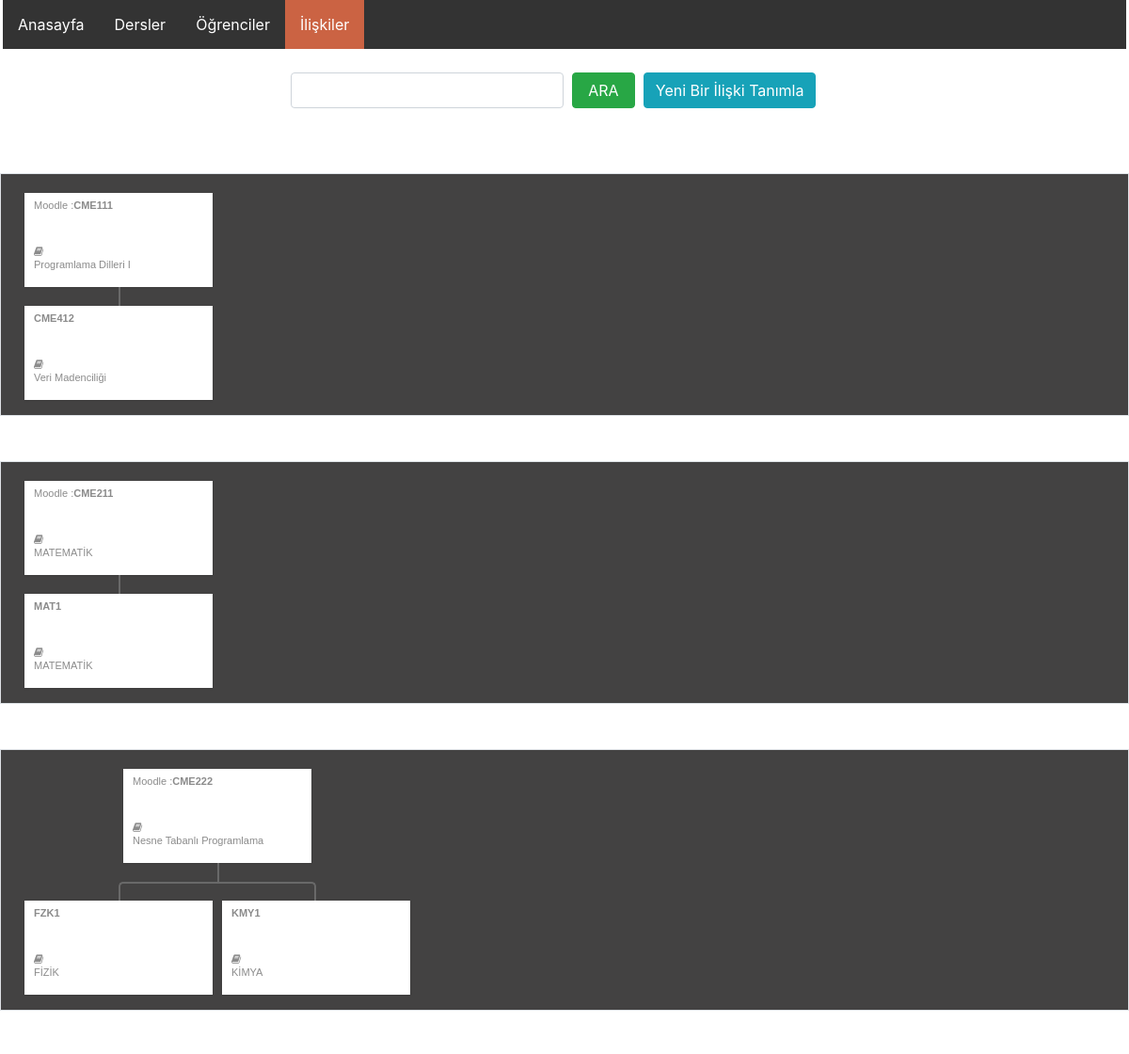
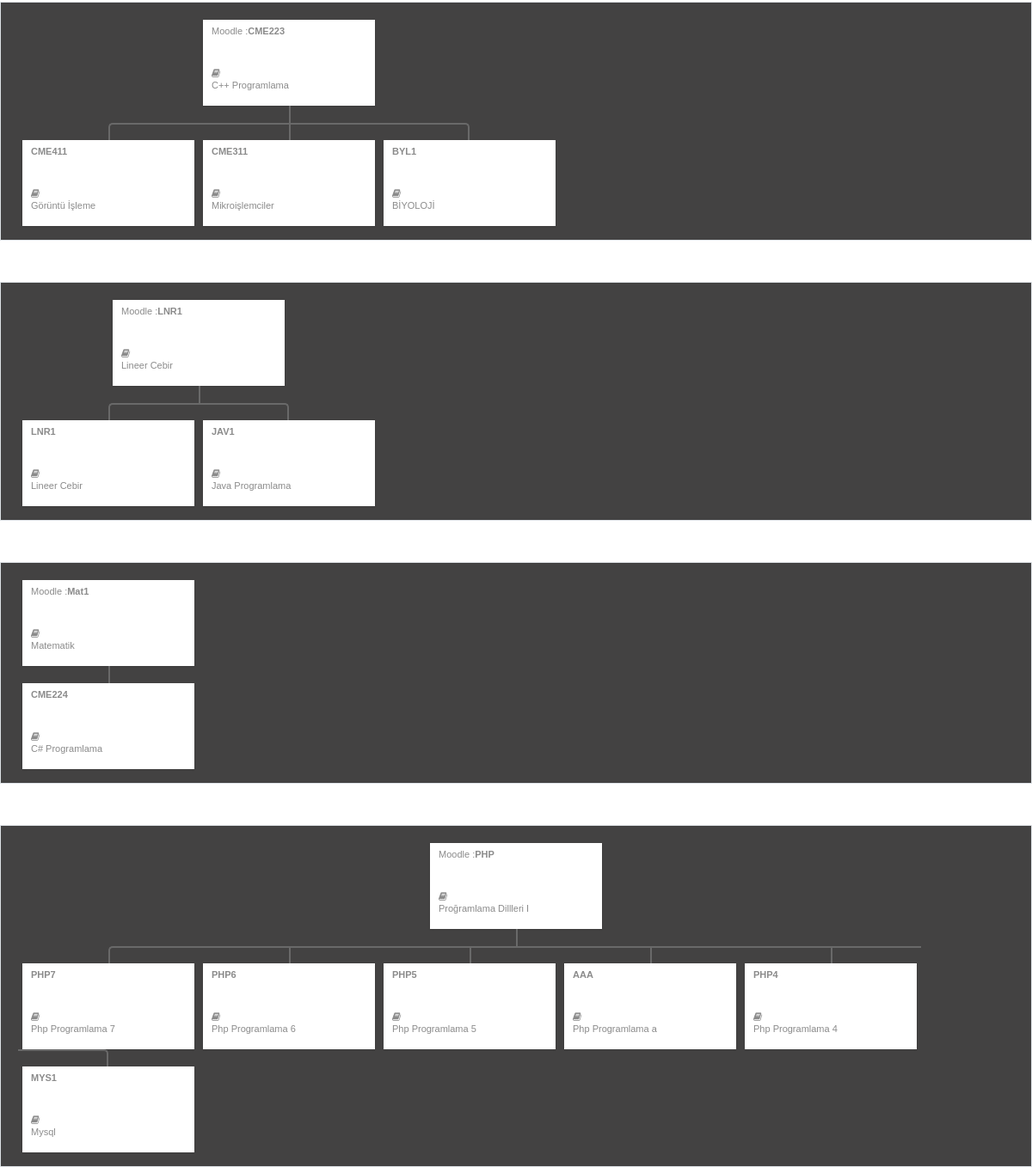
/iliskiler.php, run on the app's committed database (2 pictures, top to bottom).
### tables this page shows
CREATE TABLE `ders_baginti` (
  `id` int(11) NOT NULL,
  `obs_kisa_ad` varchar(233) NOT NULL,
  `obs_adi` varchar(255) NOT NULL,
  `moodle_kisa_ad` varchar(233) NOT NULL,
  `moodle_adi` varchar(255) NOT NULL,
  `ekli_mi` int(11) NOT NULL
);

### iliskiler.php (called while the page is built, shortened)
<?php
include('model/System.php');
$ara = false;
$data = array(
    'iliskiler' => $sys->ders_iliskileri($ara),
    'ara_value' => $ara,
);
include('view/header.php');
include('view/iliskiler.php');
include('view/footer.php');

### model/System.php (called while the page is built, shortened)
<?php
class System {
    public $db_arakatman;
    function __construct(){
        $this->baglan_moodle_sistemi();
        $this->baglan_arakatman_sistemi();
    }
    public function baglan_moodle_sistemi(){
        $host = MOODLE_HOST;
        $dbname = MOODLE_DB_NAME;
        $user = MOODLE_DB_USER;
        $pass = MOODLE_DB_PASS;
        try {
            $this->db_moodle = new PDO("mysql:host={$host};dbname={$dbname};charset=utf8", "{$user}", "{$pass}");
            $this->db_moodle->query("SET NAMES 'utf8'");
            $this->db_moodle->query("SET CHARACTER SET utf8");
            $this->db_moodle->query("SET COLLATION_CONNECTION = 'utf8_turkish_ci'");
        } catch ( PDOException $e ){
            print $e->getMessage();
        }
    }
    public function baglan_arakatman_sistemi(){
        $host = HOST;
        $dbname = DB_NAME;
        $user = DB_USER;
        $pass = DB_PASS;
        try {
            $this->db_arakatman = new PDO("mysql:host={$host};dbname={$dbname};charset=utf8", "{$user}", "{$pass}");
            $this->db_arakatman->query("SET NAMES 'utf8'");
            $this->db_arakatman->query("SET CHARACTER SET utf8");
            $this->db_arakatman->query("SET COLLATION_CONNECTION = 'utf8_turkish_ci'");
            $this->db_arakatman->setAttribute(PDO::ATTR_EMULATE_PREPARES, FALSE);
        } catch ( PDOException $e ){
            print $e->getMessage();
        }
    }
    public function ders_iliskileri($ara=false){
        if($ara){
            $cek = $this->db_arakatman->prepare("SELECT * FROM `ders_baginti` WHERE obs_kisa_ad LIKE ? OR moodle_kisa_ad LIKE ? OR obs_adi LIKE ? OR moodle_adi LIKE ? GROUP BY moodle_kisa_ad");
            $cek->execute(array('%'.$ara.'%','%'.$ara.'%','%'.$ara.'%','%'.$ara.'%'));
        } else {
            $cek = $this->db_arakatman->prepare("SELECT * FROM `ders_baginti` GROUP BY moodle_kisa_ad");
            $cek->execute();
        }
        $array = $cek->fetchAll(PDO::FETCH_ASSOC);
        $veriler = array();
        foreach($array as $val){
            $veriler[] = array(
                'ders' => $val['moodle_kisa_ad'],
                'ders_adi' => $val['moodle_adi'],
                'alt_elemanlari' => $this->ders_iliskileri_alt_bul($val['moodle_kisa_ad']),
            );
        }
        return $veriler;
    }
    public function ders_iliskileri_alt_bul($gelen_kisa_ad){
        $cek = $this->db_arakatman->prepare("SELECT obs_kisa_ad,obs_adi FROM `ders_baginti` WHERE moodle_kisa_ad = ?");
        $cek->execute(array($gelen_kisa_ad));
        $array = $cek->fetchAll(PDO::FETCH_ASSOC);
        return $array;
    }
}
$sys = new System();

### view/iliskiler.php (the view, shortened to what this page needs)
<div class="col-lg-12">
    <form action="" method="get">
    <table align="center" width="50%">
        <tr>
            <td width="50%">
                <input type="text" name="ara" class="form-control" value="<?php echo $data['ara_value']; ?>">
            </td>
            <td>&nbsp;</td>
            <td>
                <button type="submit" class="btn btn-success btn-block">ARA</button>
            </td>
            <td>&nbsp;</td>
            <td>
            <a href="iliski.php">
                <div class="btn btn-info">Yeni Bir İlişki Tanımla</div>
            </a>
            </td>
        </tr>
    </table>
    </form>
</div>
<div class="container-fluid" style="margin-top:20px">
    <div class="row">
        <?php foreach($data['iliskiler'] as $veri){ ?>
        <div class="col-lg-12 text-center mt-5 pb-3 border" style="background:#434242;">
            <div class="tree">
                <ul>
                    <li>
                        <a href="#">
                            <div class="container-fluid">
                                <div class="row">
                                    Moodle : <b> <?php echo $veri['ders']; ?></b>
                                </div>
                                <div class="row" style="margin-top: 35px;">
                                    <i class="fa fa-book"></i>
                                </div>
                                <div class="row">
                                    <?php echo $veri['ders_adi']; ?>
                                </div>
                            </div>
                        </a>
                        <?php if($veri['alt_elemanlari']){ ?>
                        <ul>
                            <?php foreach($veri['alt_elemanlari'] as $alt){ ?>
                            <li>
                                <a href="#">
                                    <div class="container-fluid">
                                        <div class="row">
                                            <b><?php echo $alt['obs_kisa_ad']; ?></b>
                                        </div>
                                        <div class="row" style="margin-top: 35px;">
                                            <i class="fa fa-book"></i>
                                        </div>
                                        <div class="row">
                                            <?php echo $alt['obs_adi']; ?>
                                        </div>
                                    </div>
                                </a>
                            </li>
                            <?php } ?>
                        </ul>
                        <?php } ?>
                    </li>
                </ul>
            </div>
        </div>
        <?php } ?>
    </div>
</div>

### view/header.php (shortened to what this page needs)
<html xmlns="http://www.w3.org/1999/html">
<head>
    <link rel="stylesheet" href="https://stackpath.bootstrapcdn.com/bootstrap/4.3.1/css/bootstrap.min.css">
    <link rel="stylesheet" href="https://stackpath.bootstrapcdn.com/font-awesome/4.7.0/css/font-awesome.min.css">
</head>
<body>
<?php $adres = $_SERVER['REQUEST_URI']; ?>
<ul class="topnav">
    <li><a <?php if($adres == '/arakatman/index.php' OR $adres == '/arakatman/'){ ?> class="active" <?php } ?> href="index.php">Anasayfa</a></li>
    <li><a <?php if($adres == '/arakatman/dersler.php'){ ?> class="active" <?php } ?> href="dersler.php">Dersler</a></li>
    <li><a <?php if($adres == '/arakatman/ogrenciler.php'){ ?> class="active" <?php } ?> href="ogrenciler.php">Öğrenciler</a></li>
    <li><a <?php if($adres == '/arakatman/iliskiler.php'){ ?> class="active" <?php } ?> href="iliskiler.php">İlişkiler</a></li>
</ul>
<br>

### view/footer.php (shortened to what this page needs)
</body>
</html>

### view/header.php (style rules this page uses)
ul.topnav { list-style-type: none; margin: 0; padding: 0; margin-left: 3; margin-right: 3; overflow: hidden; background-color: #333; }
ul.topnav li { float: left; }
ul.topnav li a { display: block; color: white; text-align: center; padding: 14px 16px; text-decoration: none; }
ul.topnav li a.active { background-color:#cb6343 }

### view/iliskiler.php (style rules this page uses)
.tree * { margin: 0; padding: 0; }
.tree ul { padding-top: 20px; position: relative; -transition: all 0.5s; -webkit-transition: all 0.5s; -moz-transition: all 0.5s; }
.tree li { float: left; text-align: center; list-style-type: none; position: relative; padding: 20px 5px 0 5px; -transition: all 0.5s; -webkit-transition: all 0.5s; -moz-transition: all 0.5s; }
.tree li::before, .tree li::after { content: ''; position: absolute; top: 0; right: 50%; border-top: 2px solid #696969; width: 50%; height: 20px; }
.tree li::after { right: auto; left: 50%; border-left: 2px solid #696969; }
.tree li:only-child::after, .tree li:only-child::before { display: none; }
.tree li:only-child { padding-top: 0; }
.tree li:first-child::before, .tree li:last-child::after { border: 0 none; }
.tree li:last-child::before { border-right: 2px solid #696969; border-radius: 0 5px 0 0; -webkit-border-radius: 0 5px 0 0; -moz-border-radius: 0 5px 0 0; }
.tree li:first-child::after { border-radius: 5px 0 0 0; -webkit-border-radius: 5px 0 0 0; -moz-border-radius: 5px 0 0 0; }
.tree ul ul::before { content: ''; position: absolute; top: 0; left: 50%; border-left: 2px solid #696969; width: 0; height: 20px; }
.tree li a { height: 100px; width: 200px; padding: 5px 10px; text-decoration: none; background-color: white; color: #8b8b8b; font-family: arial, verdana, tahoma; font-size: 11px; display: inline-block; box-shadow: 0 1px 2px rgba(0,0,0,0.1); -transition: all 0.5s; -webkit-transition: all 0.5s; -moz-transition: all 0.5s; }

### data on the page
ders_baginti: moodle_kisa_ad "CME111", moodle_adi "Programlama Dilleri I", obs_kisa_ad "CME412", obs_adi "Veri Madenciliği"
ders_baginti: moodle_kisa_ad "CME211", moodle_adi "MATEMATİK", obs_kisa_ad "MAT1", obs_adi "MATEMATİK"
ders_baginti: moodle_kisa_ad "CME222", moodle_adi "Nesne Tabanlı Programlama", obs_kisa_ad "FZK1", obs_adi "FİZİK"
ders_baginti: obs_kisa_ad "KMY1", obs_adi "KİMYA"
ders_baginti: moodle_kisa_ad "CME223", moodle_adi "C++ Programlama", obs_kisa_ad "CME411", obs_adi "Görüntü İşleme"
ders_baginti: obs_kisa_ad "CME311", obs_adi "Mikroişlemciler"
ders_baginti: obs_kisa_ad "BYL1", obs_adi "BİYOLOJİ"
ders_baginti: obs_kisa_ad "LNR1", obs_adi "Lineer Cebir"
ders_baginti: obs_kisa_ad "JAV1", obs_adi "Java Programlama"
ders_baginti: moodle_kisa_ad "Mat1", moodle_adi "Matematik", obs_kisa_ad "CME224", obs_adi "C# Programlama"
ders_baginti: moodle_kisa_ad "PHP", moodle_adi "Proğramlama Dillleri I", obs_kisa_ad "PHP7", obs_adi "Php Programlama 7"
ders_baginti: obs_kisa_ad "PHP6", obs_adi "Php Programlama 6"
ders_baginti: obs_kisa_ad "PHP5", obs_adi "Php Programlama 5"
ders_baginti: obs_kisa_ad "AAA", obs_adi "Php Programlama a"
ders_baginti: obs_kisa_ad "PHP4", obs_adi "Php Programlama 4"
ders_baginti: obs_kisa_ad "MYS1", obs_adi "Mysql"

### other printed values
$veri['ders'] "LNR1"
$veri['ders_adi'] "Lineer Cebir"
